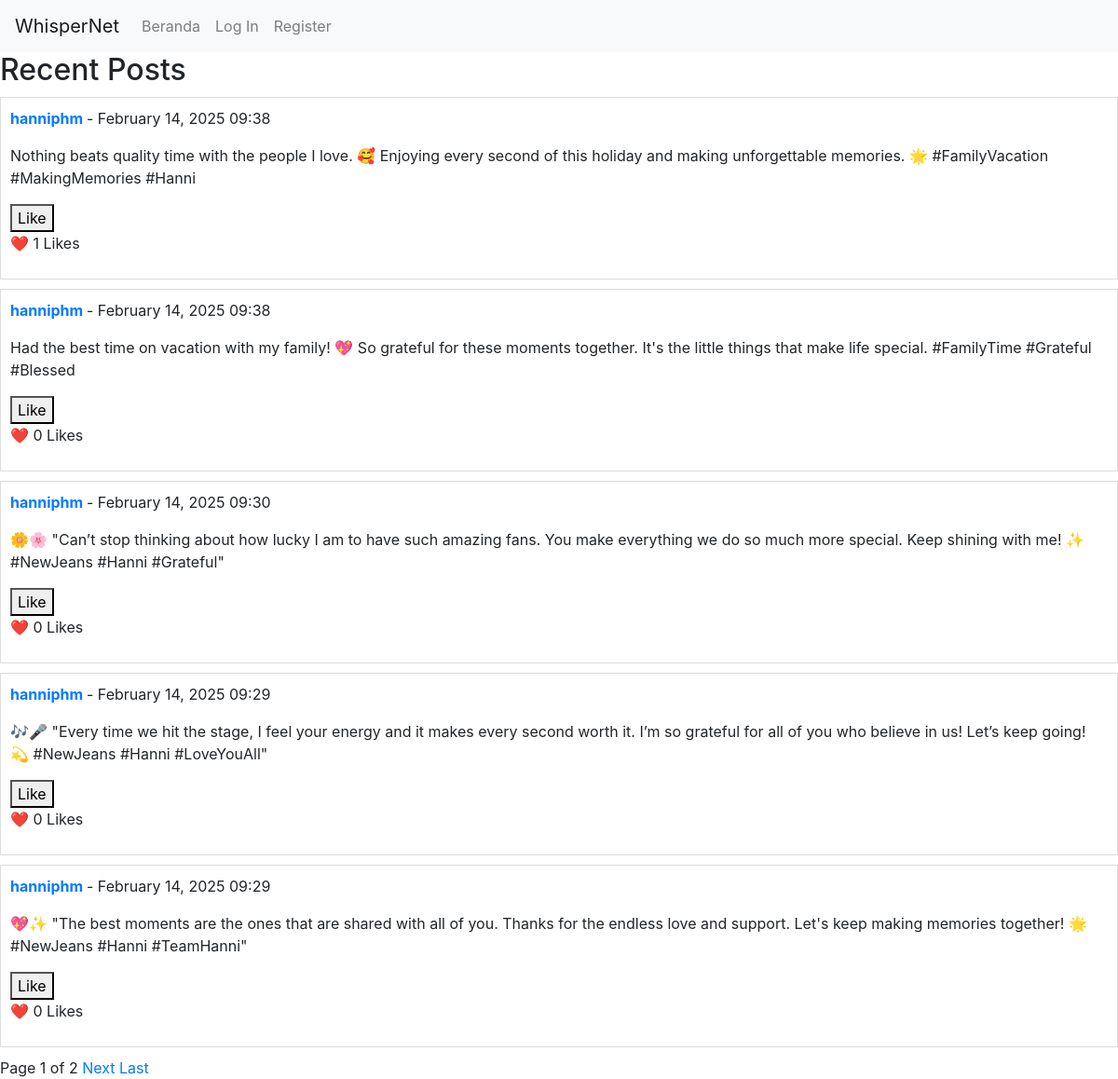
Page /new_post/ on the committed database.
### network/models.py (models this page shows, shortened)
class Post(models.Model):
    user = models.ForeignKey(User, on_delete=models.CASCADE) # Link post a user
    content = models.TextField() #Store post content
    timestamp = models.DateTimeField(auto_now_add=True) #Auto-generate timestamp
    likes = models.ManyToManyField(User, related_name='liked_posts', blank=True)
    def total_likes(self):
        return self.likes.count()

class User(AbstractUser):
    pass

### network/views.py (the view)
# urls.py: path("new_post/", views.new_post, name="new_post"), # all post page
def new_post(request):
    if request.method == "POST":
        content = request.POST.get("content", "").strip()
        if content:
            Post.objects.create(user=request.user, content=content)
        return redirect("new_post")
    posts = Post.objects.all().order_by("-timestamp") # ambil semua postingan, urutkan terbaru
    paginator = Paginator(posts, 5)
    page_number = request.GET.get('page')
    page_obj = paginator.get_page(page_number)
    return render(request, "network/new_post.html", {
        "page_obj": page_obj
    })

### network/templates/network/new_post.html (shortened to what this page needs)
{% extends "network/layout.html" %}
{% block body %}
<h2>Recent Posts</h2>
{% for post in page_obj %}
    <div id="post-{{ post.id }}" style="border: 1px solid #ddd; padding: 10px; margin: 10px 0;">
        <p><strong>
            <a href="{% url 'profile' post.user.id %}">{{ post.user.username }}</a>
        </strong>
        - {{ post.timestamp|date:"F d, Y H:i" }}</p>
        <p>{{ post.content }}</p>
        <button onclick="toggleLike(`{{ post.id }}`)">
            {% if request.user in post.likes.all %}
                Unlike
            {% else %}
                Like
            {% endif %}
        </button>
        <p>❤️ <span id="like-count-{{ post.id }}">{{ post.total_likes }}</span> Likes</p>
    </div>
{% empty %}
    <p>No posts yet.</p>
{% endfor %}
<div>
    Page {{ page_obj.number }} of {{ page_obj.paginator.num_pages }}
    {% if page_obj.has_next %}
        <a href="?page={{ page_obj.next_page_number }}">Next</a>
        <a href="?page={{ page_obj.paginator.num_pages }}">Last</a>
    {% endif %}
</div>
{% endblock %}

### rows in the picture
Post: user.username "hanniphm", timestamp "February 14, 2025 09:38", content "Nothing beats quality time with the people I love. 🥰 Enjoying every second of this holiday and making unforgettable memories. 🌟 #FamilyVacation #MakingMemories #Hanni", shows "Like", total_likes "1"
Post: user.username "hanniphm", timestamp "February 14, 2025 09:38", content "Had the best time on vacation with my family! 💖 So grateful for these moments together. It's the little things that make life special. #FamilyTime #Grateful #Blessed", shows "Like", total_likes "0"
Post: user.username "hanniphm", timestamp "February 14, 2025 09:30", content "🌼🌸 \"Can’t stop thinking about how lucky I am to have such amazing fans. You make everything we do so much more special. Keep shining with me! ✨ #NewJeans #Hanni #Grateful\"", shows "Like", total_likes "0"
Post: user.username "hanniphm", timestamp "February 14, 2025 09:29", content "🎶🎤 \"Every time we hit the stage, I feel your energy and it makes every second worth it. I’m so grateful for all of you who believe in us! Let’s keep going! 💫 #NewJeans #Hanni #LoveYouAll\"", shows "Like", total_likes "0"
Post: user.username "hanniphm", timestamp "February 14, 2025 09:29", content "💖✨ \"The best moments are the ones that are shared with all of you. Thanks for the endless love and support. Let's keep making memories together! 🌟 #NewJeans #Hanni #TeamHanni\"", shows "Like", total_likes "0"

### other values in the picture
{{ page_obj.number }} "1"
{{ page_obj.paginator.num_pages }} "2"
